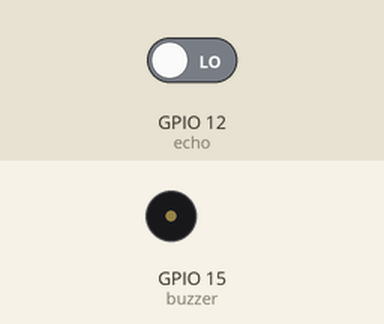
Simulated run of this sketch. Board: ESP8266 (NodeMCU). Parts: buzzer (waves = sounding). Inputs (shaded band) come from the test bench; at power-on: GPIO 12 (echo) LOW. WiFi joins after 1.5 s; servers stay silent unless stated; what the sketch prints to the serial monitor is not drawn.

Above: at 0.1 s.
At 2.6 s:
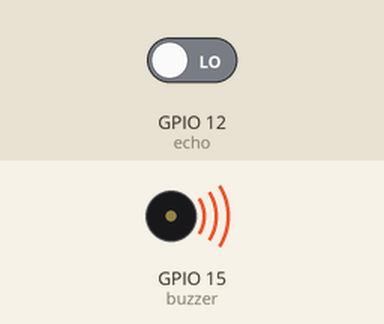
Timing chart, 0 to 4.1 s (numbered marks = the images above):
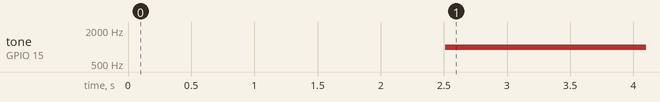

The sketch:

ALARMAROBO.ino
```cpp
#include "ThingSpeak.h"
#include <ESP8266WiFi.h>
#include <ESP8266HTTPClient.h>

#define trig 13 // Emisor de pulso o señal
#define echo 12 // Receptor "del eco" del pulso o señal
#define buzzer 15 // Zumbador

#define WIFI_SSID "vivo Y21s" //Nombre red wifi
#define WIFI_PASSWORD "1234567890" //Pass red wifi

unsigned long channelID = 2379033;
const char* WriteAPIKey = "MAWOVDXG0QX5X9XG";

WiFiClient Client;

void setup() {
  pinMode(trig, OUTPUT);
  pinMode(echo, INPUT);
  pinMode(buzzer, OUTPUT);
  Serial.begin(9600);

   // Conectar a la red WiFi
  Serial.println();
  Serial.println();
  Serial.print("Conectando a ");
  Serial.println(WIFI_SSID);

  WiFi.begin(WIFI_SSID, WIFI_PASSWORD);

  while (WiFi.status() != WL_CONNECTED) {
    delay(500);
    Serial.print(".");
  }

  Serial.println("");
  Serial.println("WiFi conectado");
  Serial.println("Direccion IP: ");
  Serial.println(WiFi.localIP());
  ThingSpeak.begin(Client);
  //Desde aca incorpora tus sentencias
}

void loop() {
   // Bucle
     if (WiFi.status() == WL_CONNECTED) {
     WiFiClientSecure client;
    HTTPClient https;  //Declare an object of class HTTPClient
    client.setInsecure(); // Ignore SSL certificate errors


  long duration, distance; //Establecemos duration y distance como variables numéricas extensas

  digitalWrite(trig, LOW); //Para tener un pulso limpio empezamos con 2 microsegundos en apagado

  delay(2);

  digitalWrite(trig, HIGH); //Mandamos un pulso de 5 microsegundos

  delay(5);

  digitalWrite(trig, LOW); //Apagamos

  duration = pulseIn(echo, HIGH); //Medimos el tiempo que la señal tarda en volver al sensor en microsegundos

  distance = (duration/2)*0.0343; //La distancia es el tiempo por la velocidad del sonido (343 m/s = 0.0343 cm/microseg)

  Serial.println(distance);

  // Añade las siguientes líneas para enviar duración y distancia a ThingSpeak
  ThingSpeak.setField(1, duration); // Ajusta el número de campo según tu preferencia
  ThingSpeak.setField(2, distance); // Ajusta el número de campo según tu preferencia

  if (distance < 10) //Si la distancia es menor de un metro y medio

{ tone(buzzer, 1000); //Suena el zumbador con una frecuencia de 1000Hz

  delay(2500); //durante 2.5 segundos
}
else //De lo contrario
{
  noTone(buzzer);//no suena
  }

  ThingSpeak.writeFields(channelID, WriteAPIKey);
  Serial.println("Datos enviados a ThingSpeak!");

  delay(14000);
}
}
```

Measured:
- by itself, tone on GPIO 15 (buzzer): silent → 1000 Hz at 2.5 s
